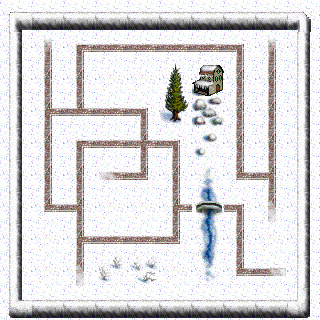

Below is a game level as drawn by its tile map, then a one-line description and the .tmx that defines it (tile-layer data replaced by summaries):
An orthogonal 10x10 tile map with 32x32 px tiles, 1 tile layer (Field), 1 hidden layer not drawn, 2 tilesets.

<map version="1.0" orientation="orthogonal" width="10" height="10" tilewidth="32" tileheight="32">
 <tileset firstgid="1" name="TilesetObject" tilewidth="32" tileheight="32">
  <image source="Tilesets/TilesetObject.png" width="160" height="320" />
  <tile id="0">
   <properties>
    <property name="name" value="reindeer" />
    <property name="type" value="object" />
   </properties>
  </tile>
  <tile id="1">
   <properties>
    <property name="name" value="sleigh" />
    <property name="type" value="object" />
   </properties>
  </tile>
 </tileset>
 <tileset firstgid="51" name="TilesetField" tilewidth="32" tileheight="32">
  <image source="Tilesets/TilesetField.png" width="512" height="512" />
  <tile id="35">
   <properties>
    <property name="name" value="snow" />
    <property name="type" value="field" />
   </properties>
  </tile>
  <tile id="36">
   <properties>
    <property name="name" value="snow" />
    <property name="type" value="field" />
   </properties>
  </tile>
  <tile id="37">
   <properties>
    <property name="name" value="river" />
    <property name="type" value="field" />
   </properties>
  </tile>
  <tile id="39">
   <properties>
    <property name="name" value="river" />
    <property name="type" value="field" />
   </properties>
  </tile>
  <tile id="41">
   <properties>
    <property name="name" value="river" />
    <property name="type" value="field" />
   </properties>
  </tile>
  <tile id="93">
   <properties>
    <property name="type" value="fixed" />
   </properties>
  </tile>
  <tile id="94">
   <properties>
    <property name="type" value="fixed" />
   </properties>
  </tile>
  <tile id="97">
   <properties>
    <property name="type" value="fixed" />
   </properties>
  </tile>
  <tile id="98">
   <properties>
    <property name="type" value="fixed" />
   </properties>
  </tile>
  <tile id="102">
   <properties>
    <property name="type" value="fixed" />
   </properties>
  </tile>
  <tile id="103">
   <properties>
    <property name="type" value="fixed" />
   </properties>
  </tile>
  <tile id="129">
   <properties>
    <property name="name" value="bridge" />
    <property name="type" value="field" />
   </properties>
  </tile>
  <tile id="131">
   <properties>
    <property name="name" value="trail" />
    <property name="type" value="field" />
   </properties>
  </tile>
  <tile id="132">
   <properties>
    <property name="name" value="trail" />
    <property name="type" value="field" />
   </properties>
  </tile>
  <tile id="133">
   <properties>
    <property name="name" value="trail" />
    <property name="type" value="field" />
   </properties>
  </tile>
  <tile id="134">
   <properties>
    <property name="name" value="trail" />
    <property name="type" value="field" />
   </properties>
  </tile>
  <tile id="135">
   <properties>
    <property name="name" value="trail" />
    <property name="type" value="field" />
   </properties>
  </tile>
  <tile id="136">
   <properties>
    <property name="name" value="trail" />
    <property name="type" value="field" />
   </properties>
  </tile>
  <tile id="137">
   <properties>
    <property name="name" value="trail" />
    <property name="type" value="field" />
   </properties>
  </tile>
  <tile id="138">
   <properties>
    <property name="name" value="trail" />
    <property name="type" value="field" />
   </properties>
  </tile>
  <tile id="139">
   <properties>
    <property name="name" value="trail" />
    <property name="type" value="field" />
   </properties>
  </tile>
  <tile id="140">
   <properties>
    <property name="name" value="trail" />
    <property name="type" value="field" />
   </properties>
  </tile>
  <tile id="141">
   <properties>
    <property name="name" value="trail" />
    <property name="type" value="field" />
   </properties>
  </tile>
  <tile id="142">
   <properties>
    <property name="name" value="trail" />
    <property name="type" value="field" />
   </properties>
  </tile>
  <tile id="143">
   <properties>
    <property name="name" value="trail" />
    <property name="type" value="field" />
   </properties>
  </tile>
  <tile id="144">
   <properties>
    <property name="name" value="trail" />
    <property name="type" value="field" />
   </properties>
  </tile>
  <tile id="145">
   <properties>
    <property name="name" value="trail" />
    <property name="type" value="field" />
   </properties>
  </tile>
  <tile id="149">
   <properties>
    <property name="name" value="stick" />
    <property name="type" value="object" />
   </properties>
  </tile>
  <tile id="152">
   <properties>
    <property name="type" value="fixed" />
   </properties>
  </tile>
  <tile id="153">
   <properties>
    <property name="type" value="fixed" />
   </properties>
  </tile>
  <tile id="154">
   <properties>
    <property name="name" value="snow" />
    <property name="type" value="field" />
   </properties>
  </tile>
  <tile id="156">
   <properties>
    <property name="type" value="fixed" />
   </properties>
  </tile>
  <tile id="157">
   <properties>
    <property name="type" value="fixed" />
   </properties>
  </tile>
  <tile id="163">
   <properties>
    <property name="type" value="fixed" />
   </properties>
  </tile>
  <tile id="165">
   <properties>
    <property name="type" value="fixed" />
   </properties>
  </tile>
  <tile id="183">
   <properties>
    <property name="type" value="fixed" />
   </properties>
  </tile>
  <tile id="184">
   <properties>
    <property name="type" value="fixed" />
   </properties>
  </tile>
  <tile id="196">
   <properties>
    <property name="type" value="fixed" />
   </properties>
  </tile>
 </tileset>
 <layer name="Field" width="10" height="10">
  <data>[100 cells, 100 non-empty, 32 distinct tile ids]</data>
 </layer>
 <layer name="Object" width="10" height="10" visible="0">
  <data>[100 cells, 11 non-empty, 3 distinct tile ids]</data>
 </layer>
</map>